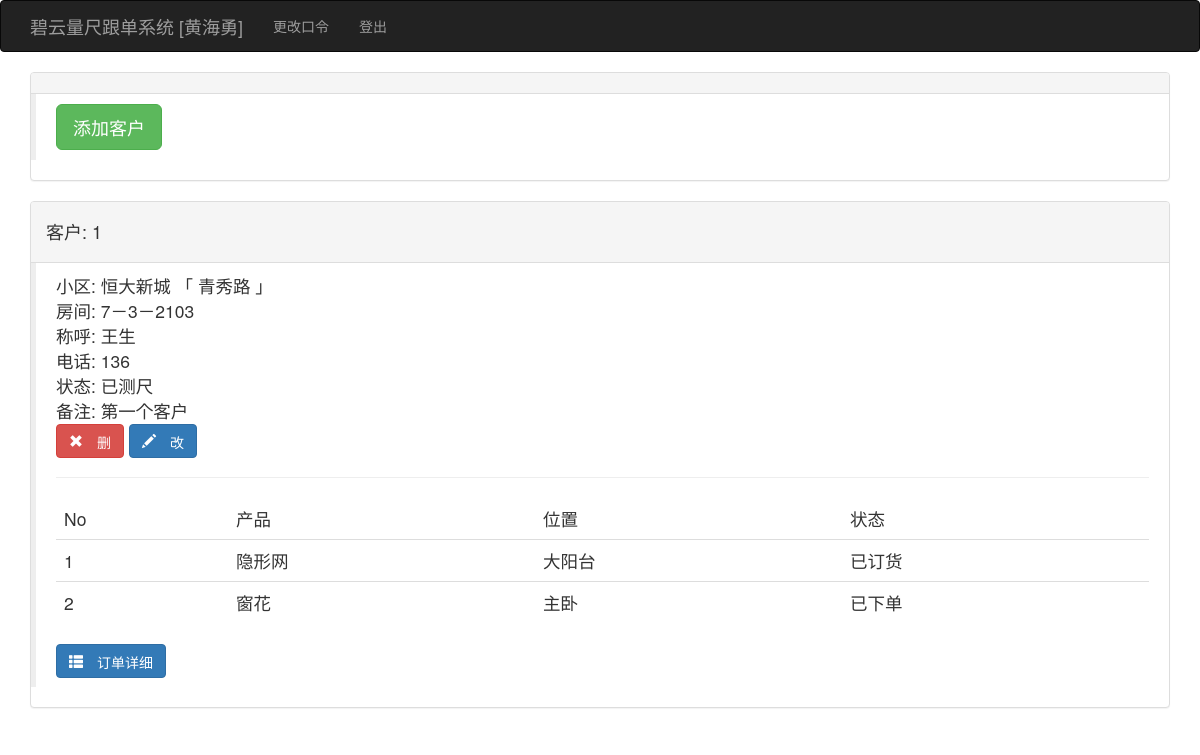
Page /kehulist (signed in) on the earlier database version.
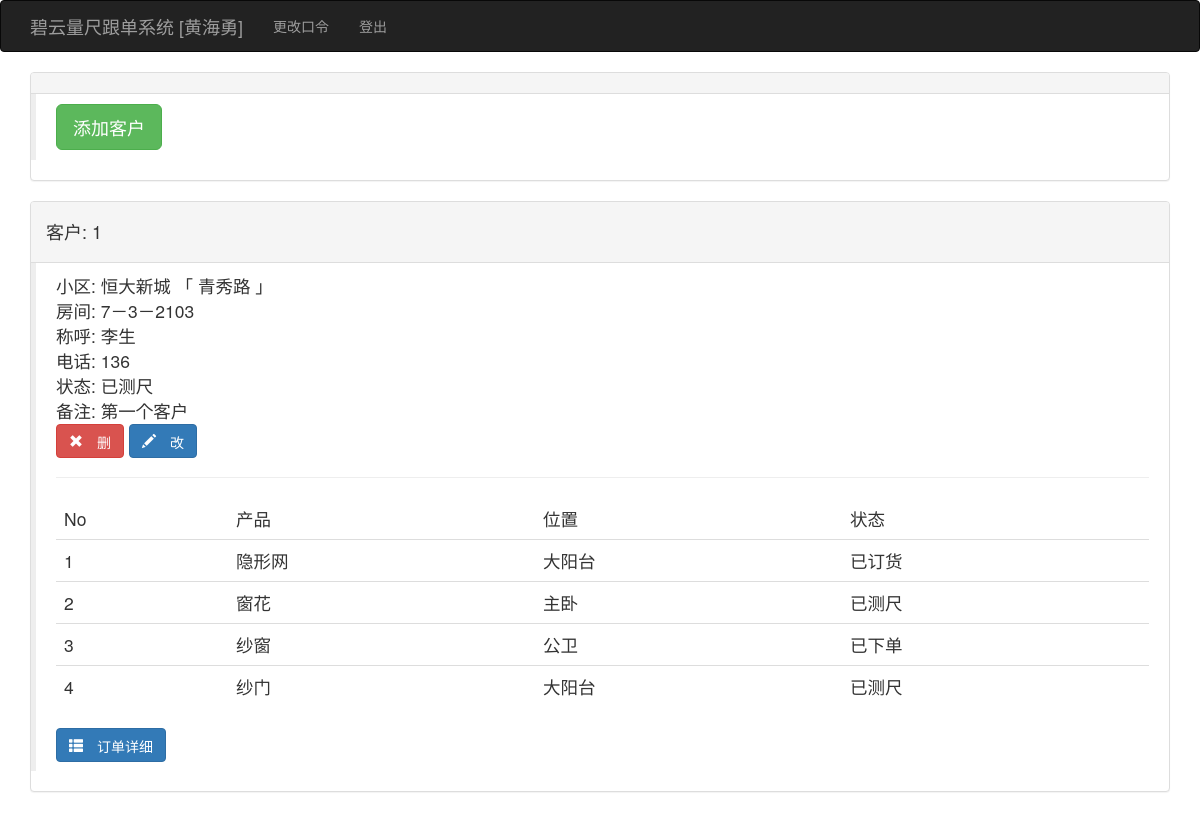
Same page on the later database version.
### app/models.py (models this page shows, shortened)
class Kehu(db.Model):
    __tablename__ = 'kehus'
    id = db.Column(db.Integer, primary_key=True)
    user_id = db.Column(db.Integer, db.ForeignKey('users.id'))
    xiaoqu_id = db.Column(db.Integer, db.ForeignKey('xiaoqus.id'))
    fangjian = db.Column(db.String(64))
    chenghu = db.Column(db.String(64))
    tel = db.Column(db.String(64))
    zje = db.Column(db.Float)
    beizhu = db.Column(db.String(64))
    status = db.Column(db.Integer, default=1)  # 1已测尺、2已下单、3已安装、4已清款
    time0 = db.Column(db.DateTime(), default=datetime.utcnow)
    time1 = db.Column(db.DateTime())
    time2 = db.Column(db.DateTime())
    time3 = db.Column(db.DateTime())
    dingdans = db.relationship('Dingdan', backref='kehu', lazy='dynamic')

class Xiaoqu(db.Model):
    __tablename__ = 'xiaoqus'
    id = db.Column(db.Integer, primary_key=True)
    xiaoqu = db.Column(db.String(64), unique=True, index=True)
    dizhi = db.Column(db.String(100))
    beizhu = db.Column(db.String(128))
    kehus = db.relationship('Kehu', backref='xiaoqu', lazy='dynamic')

class Dingdan(db.Model):
    __tablename__ = 'dingdans'
    id = db.Column(db.Integer, primary_key=True)
    kehu_id = db.Column(db.Integer, db.ForeignKey('kehus.id'))
    chanpin_id = db.Column(db.Integer, db.ForeignKey('chanpins.id'))
    shuliang = db.Column(db.Integer)
    weizhi = db.Column(db.String(64))
    xinghao = db.Column(db.String(64))
    kuan_chang = db.Column(db.Integer)
    gao = db.Column(db.Integer)
    meikongkuan_bashoudigao = db.Column(db.Integer)
    color = db.Column(db.String(64))
    shanshu = db.Column(db.Integer)
    zhonghengtiaoshu_gantiaoshu = db.Column(db.Integer)
    shuowei = db.Column(db.String(64))
    ishaveht = db.Column(db.String(64))
    zhangfa_dengfenshu_kaishuofangshi = db.Column(db.String(64))
    jiage = db.Column(db.Float)
    tushipic = db.Column(db.String(64))
    beizhu = db.Column(db.String(64))
    status = db.Column(db.Integer, default=1)  # 1测尺、2业务下单、3工厂下单、4工厂入库、5工厂发货、6货到工地、7安装完成
    fakaidi = db.Column(db.String(64))
    time0 = db.Column(db.DateTime(), default=datetime.utcnow)
    user0_id = db.Column(db.Integer, db.ForeignKey('users.id'))
    time1 = db.Column(db.DateTime())
    user1_id = db.Column(db.Integer, db.ForeignKey('users.id'))
    time2 = db.Column(db.DateTime())
    user2_id = db.Column(db.Integer, db.ForeignKey('users.id'))
    time3 = db.Column(db.DateTime())
    user3_id = db.Column(db.Integer, db.ForeignKey('users.id'))
    time4 = db.Column(db.DateTime())
    user4_id = db.Column(db.Integer, db.ForeignKey('users.id'))
    time5 = db.Column(db.DateTime())
    user5_id = db.Column(db.Integer, db.ForeignKey('users.id'))
    time6 = db.Column(db.DateTime())
    user6_id = db.Column(db.Integer, db.ForeignKey('users.id'))

class Chanpin(db.Model):
    __tablename__ = 'chanpins'
    id = db.Column(db.Integer, primary_key=True)
    pinming = db.Column(db.String(64))
    jiage = db.Column(db.Float)
    beizhu = db.Column(db.String(64))
    dingdans = db.relationship('Dingdan', backref='chanpin', lazy='dynamic')

### app/main/views.py (the view)
@main.route('/kehulist', methods=['GET', 'POST'])
@login_required
def kehulist():
    if current_user.role != '业务员':
        return redirect(url_for('main.index'))
    kehus = Kehu.query.filter_by(user=current_user._get_current_object()).order_by(
        Kehu.id.desc())  # .order_by(Guke.outtime.desc())
    return render_template('kehulist.html', kehus=kehus)  # form=form,

### app/models.py (called while the page is built)
    @login_manager.user_loader
    def load_user(user_id):
        return User.query.get(int(user_id))

### app/templates/kehulist.html (shortened to what this page needs)
{% extends "base.html" %}
{% import "bootstrap/wtf.html" as wtf %}
{% block page_content %}
    <div class="panel panel-default">
          <div class="panel-heading"></div>
                   <div class="post-body">
                    <blockquote>
                    <a class="btn btn-success btn-lg" href="{{  url_for('main.addkehu') }}" >添加客户</a>
                    </blockquote>
                </div>
    </div>
    {% for kehu in kehus %}
           <div class="panel panel-default">
                <div class="panel-heading"><h4>客户: {{ kehu.id }}  </h4></div>
                <div class="post-body">
                    <blockquote>
                    <ul class="list-unstyled">
                    <li>小区: {{ kehu.xiaoqu.xiaoqu }} 「 {{ kehu.xiaoqu.dizhi }} 」</li>
                    <li>房间: {{ kehu.fangjian }}</li>
                    <li>称呼: {{ kehu.chenghu }}</li>
                    <li>电话: {{ kehu.tel }}</li>
                    {% if kehu.status == 1 %}
                        <li>状态: 已测尺</li>
                    {% elif kehu.status == 2  %}
                        <li>状态: 已下单</li>
                    {% elif kehu.status == 3  %}
                        <li>状态: 已安装</li>
                    {% elif kehu.status == 4  %}
                        <li>状态: 已清款</li>
                    {% else %}
                        <li>状态: 状态有误</li>
                    {% endif %}
                    <li>备注: {{ kehu.beizhu }}</li>
                    <li><a class="btn btn-danger glyphicon glyphicon-remove" href="{{  url_for('main.delkehu', id=kehu.id) }}" > 删</a>
               <a class="btn btn-primary glyphicon glyphicon-pencil" href="{{  url_for('main.editkehu', id=kehu.id) }}" > 改</a></li>
                    </ul>
                    <hr>
                    <table class="table">
                    <thead>
                        <tr>
                        <td>No</td><td>产品</td><td>位置</td><td>状态</td>
                        </tr>
                    </thead>
                    <tbody>
                    {% for dingdan in kehu.dingdans %}
                        <tr>
                        <td>{{ loop.index }}</td><td>{{ dingdan.chanpin.pinming }}</td><td>{{ dingdan.weizhi }}</td><td>
                    {% if dingdan.status == 1 %}
                        已测尺
                    {% elif dingdan.status == 2  %}
                        已下单
                    {% elif dingdan.status == 3  %}
                        已订货
                    {% elif dingdan.status == 4  %}
                        已入库
                    {% elif dingdan.status == 5  %}
                        已发货
                    {% elif dingdan.status == 6  %}
                        已到货
                    {% elif dingdan.status == 7  %}
                        已装完
                    {% else %}
                        状态有误
                    {% endif %}
                        </td>
                        </tr>
                    {% endfor %}
                    </tbody>
                    </table>
                <a class="btn btn-primary glyphicon glyphicon-th-list" href="{{  url_for('main.showkehudd', id=kehu.id) }}" > 订单详细</a>
                    </blockquote>
                </div>
            </div>
    {% endfor %}
{% endblock %}

Differences in the rows shown:
changed Kehu "第一个客户": chenghu "王生" → "李生"
changed Dingdan "主卧": status "已下单" → "已测尺"
added Dingdan: chanpin.pinming "纱窗", weizhi "公卫", status "已下单"
added Dingdan: chanpin.pinming "纱门", weizhi "大阳台", status "已测尺"
